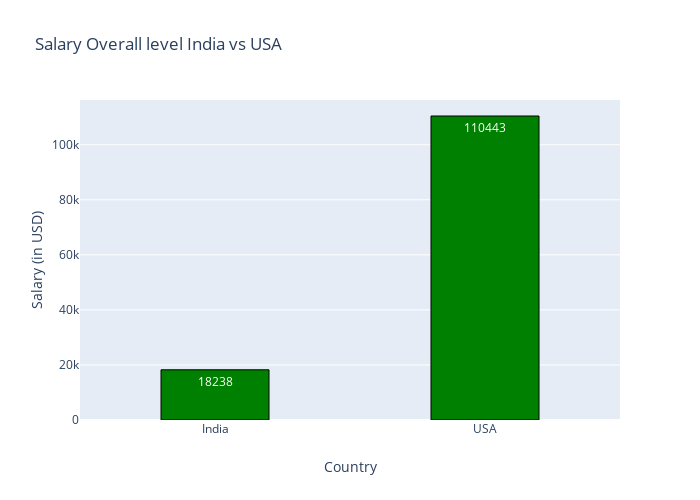

The notebook cell saved with this chart:
### Code cell
df_IndUSA = df[df['Q3'].isin(['India','USA'])]
Sal = round(df_IndUSA[~df_IndUSA['Q5'].isin(['Not employed','Student'])].groupby('Q3')['income'].mean())

x = Sal.index
y = Sal.values


# Use textposition='auto' for direct text
fig = go.Figure(data=[go.Bar(
            x=x,
            y=y,
            text=y,
            width=0.4,
            textposition='auto',
            marker=dict(color='green')
 )])

fig.data[0].marker.line.width = 1
fig.data[0].marker.line.color = "black"
fig.update_layout(yaxis=dict(title='Salary (in USD)'),width=700,height=500,
                  title='Salary Overall level India vs USA',
                  xaxis=dict(title='Country'))
fig.show()

### Figure 1 — Plotly figure (JSON) as saved in the notebook; plotly's stock layout.template omitted (floating-point values rounded to 4 significant figures)
{"data": [{"marker": {"color": "green", "line": {"color": "black", "width": 1}}, "text": [18238, 110443], "textposition": "auto", "type": "bar", "width": 0.4, "x": ["India", "USA"], "y": [18238, 110443]}], "layout": {"height": 500, "title": {"text": "Salary Overall level India vs USA"}, "width": 700, "xaxis": {"title": {"text": "Country"}}, "yaxis": {"title": {"text": "Salary (in USD)"}}}}
